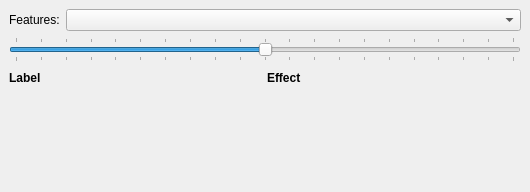
<?xml version="1.0" encoding="UTF-8"?>
<ui version="4.0">
 <class>ClassificationAdvanced</class>
 <widget class="QDockWidget" name="ClassificationAdvanced">
  <property name="geometry">
   <rect>
    <x>0</x>
    <y>0</y>
    <width>530</width>
    <height>192</height>
   </rect>
  </property>
  <property name="windowTitle">
   <string>Classification (Advanced)</string>
  </property>
  <widget class="QWidget" name="dockWidgetContents">
   <layout class="QVBoxLayout" name="verticalLayout">
    <item>
     <layout class="QHBoxLayout" name="horizontalLayout_4" stretch="0,2">
      <item>
       <widget class="QLabel" name="label_2">
        <property name="sizePolicy">
         <sizepolicy hsizetype="MinimumExpanding" vsizetype="Preferred">
          <horstretch>0</horstretch>
          <verstretch>0</verstretch>
         </sizepolicy>
        </property>
        <property name="text">
         <string>Features:</string>
        </property>
       </widget>
      </item>
      <item>
       <widget class="QComboBox" name="selected_feature">
        <property name="sizePolicy">
         <sizepolicy hsizetype="MinimumExpanding" vsizetype="Fixed">
          <horstretch>0</horstretch>
          <verstretch>0</verstretch>
         </sizepolicy>
        </property>
       </widget>
      </item>
     </layout>
    </item>
    <item>
     <widget class="QSlider" name="feature_weight">
      <property name="sizePolicy">
       <sizepolicy hsizetype="MinimumExpanding" vsizetype="Fixed">
        <horstretch>0</horstretch>
        <verstretch>0</verstretch>
       </sizepolicy>
      </property>
      <property name="maximum">
       <number>1000</number>
      </property>
      <property name="pageStep">
       <number>50</number>
      </property>
      <property name="value">
       <number>500</number>
      </property>
      <property name="orientation">
       <enum>Qt::Horizontal</enum>
      </property>
      <property name="invertedAppearance">
       <bool>false</bool>
      </property>
      <property name="invertedControls">
       <bool>false</bool>
      </property>
      <property name="tickPosition">
       <enum>QSlider::TicksBothSides</enum>
      </property>
     </widget>
    </item>
    <item>
     <layout class="QGridLayout" name="gridLayout">
      <item row="0" column="1">
       <spacer name="horizontalSpacer">
        <property name="orientation">
         <enum>Qt::Horizontal</enum>
        </property>
        <property name="sizeHint" stdset="0">
         <size>
          <width>40</width>
          <height>20</height>
         </size>
        </property>
       </spacer>
      </item>
      <item row="0" column="0">
       <widget class="QLabel" name="label_3">
        <property name="font">
         <font>
          <weight>75</weight>
          <bold>true</bold>
         </font>
        </property>
        <property name="text">
         <string>Label</string>
        </property>
       </widget>
      </item>
      <item row="0" column="2">
       <widget class="QLabel" name="label_4">
        <property name="font">
         <font>
          <weight>75</weight>
          <bold>true</bold>
         </font>
        </property>
        <property name="text">
         <string>Effect</string>
        </property>
       </widget>
      </item>
      <item row="0" column="3">
       <spacer name="horizontalSpacer_4">
        <property name="orientation">
         <enum>Qt::Horizontal</enum>
        </property>
        <property name="sizeHint" stdset="0">
         <size>
          <width>40</width>
          <height>20</height>
         </size>
        </property>
       </spacer>
      </item>
     </layout>
    </item>
    <item>
     <spacer name="verticalSpacer">
      <property name="orientation">
       <enum>Qt::Vertical</enum>
      </property>
      <property name="sizeHint" stdset="0">
       <size>
        <width>509</width>
        <height>42</height>
       </size>
      </property>
     </spacer>
    </item>
   </layout>
  </widget>
 </widget>
 <resources/>
 <connections/>
</ui>
